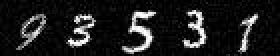
%> input picture FMAN20 Image Analysis/inl2_to_students/ocr_project/datasets/short1/im8.jpg, 140 x 28 px (shown 2 times larger)
$ octave --eval "result = im2segment(imread('../../../../../inl2_to_students/ocr_project/datasets/short1/im8.jpg'));"   (GNU Octave 9; MATLAB toolbox functions it lacks are replaced by stand-ins)
%> lines starting %> are read from the running program, lines starting %| are printed output that depends on the picture
function S = im2segment(im)
%applying gaussian filter
%im = imread('im8.jpg')


%ost = 0
imgauss = imgaussfilt(im);
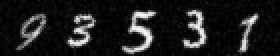
%> imgauss: size 28x140 uint8 (shown 2 times larger); min 0, max 250, mean 29.4
m = mean(imgauss);
%> m = 140 values, max 119.5 at index 101, min 3.68 at index 111, mean 29.44
mm = mean(m);
%> mm = 29.44
mcol = mean(imgauss);
%> mcol has the same summary as m
mrow = mean(imgauss,2);
%> mrow = 28 values, max 47.01 at index 9, min 5.16 at index 2, mean 29.44
mrow = mrow';
ks = double(mcol > 22);
%> ks = 140 values, max 1 at index 11, min 0 at index 1, mean 0.429
ksj = double(mrow > 11);
%> ksj = 28 values, max 1 at index 6, min 0 at index 1, mean 0.75
symd = find(ks(1,:)==1);
%> symd = 60 values from 11 to 128
syme = find(ksj(1,:)==1);
%> syme = 21 values from 6 to 26
olool = symd(end);
%> olool = 128
olooh = syme(end);
%> olooh = 26
imgauss(:,olool:end) = 0;
imgauss(olooh:end,:) = 0;
ks2 = double(mcol > 17);
%> ks2 = 140 values, max 1 at index 11, min 0 at index 1, mean 0.436
symd2 = find(ks2(1,:)==1);
%> symd2 = 61 values from 11 to 129
for out = 1:(length(symd2)-1)
    kls = symd2(out+1) - symd2(out);
    rko = round(length(im) * 0.035);
    if kls > rko
        jj = symd2(out+1) - 2;
        ksaa = symd2(out) + 2;
        imgauss(:, ksaa:jj) = 0;
    end
end
%> this loop made 60 passes
%> (kls, jj, ksaa) on passes 13, 26, 41, 52: (12, 33, 25), (16, 61, 49), (16, 91, 79), (18, 119, 105)
%> kls on passes 1 to 6: 1, 1, 1, 1, 1, 1


ss = imgauss;
chk = (zeros(1,size(ss,2)));%blank matrix
%establishing a critical value for thresholding
%two methods were used based on the average pixel intensity
if mm <= 20
    critic = mm*4;
elseif mm <= 33 && mm > 20
    critic = mm*1.8;
%> critic = 53
else
    critic = 41;
end
%thresholding process
for i=1:size(imgauss,1)
    for j=1:size(imgauss,2)
        if imgauss(i,j) >= critic
            ss(i,j) = 1;
        else
            ss(i,j) = 0;
        end
    end
end
%deleting any bright pixels on the border
%relevant for next step
ss(1,:) = 0;
ss(end,:) = 0;
ss(:,1) = 0;
ss(:,end) = 0;
%reducing 'noise' pixels without any 4-neighbors will be removed
for nn=2:(size(ss,1)-1)
    for mm=2:(size(ss,2)-1)
        if ss(nn+1,mm)== 0 && ss(nn-1,mm) == 0 && ss(nn,mm+1) == 0 && ss(nn,mm-1) == 0
            ss(nn,mm) = 0;
        end
    end
end
%check to see which columns have '1' pixels present
for c = 1:size(ss,2)
    chk(c) = any(ss(:,c));
end
%> after the loop, chk = 140 values, max 1 at index 9, min 0 at index 1, mean 0.479
%estabishing the exact column number wth 1 pixels present
symb = find(chk(1,:)==1);
%> symb = 67 values from 9 to 127
lisp = 0; %counter
syma = find(chk(1,:)==1);%size check
%> syma = 67 values from 9 to 127
symb(size(symb,2)+1) = 9999999;%increasing size for looping syntax purposes

%determining the number of segments
for k = 1:(size(syma,2))
    kmj = symb(k+1)-symb(k);
    if kmj >= 8
        lisp = lisp+1;
    end
end
%> this loop made 67 passes
%> after the loop, lisp = 5

S = cell(1,lisp); %creating the cell array space
%> S = {[], [], [], [], []}
KJJ = zeros(size(imgauss)); %blank matrix size of image to fill with segments
LL = 1;%counter
kmj= [];%variable to signify segment break
%segmentation process
for k = 1:(size(syma,2))
    kmj = symb(k+1)-symb(k);
    ff = round(length(im) * 0.025);
    if kmj <= ff
        KJJ(:,symb(k)) = ss(:,symb(k));
    else
        KJJ(:,symb(k)) = ss(:,symb(k));
        S{LL} = KJJ;
        LL = LL + 1;
        KJJ = zeros(size(imgauss));
    end
end
%> KJJ: size 28x140 double; every value is 0
%> after the loop, LL = 6; S = 5 items
for kjl = 1:length(S)
    if ((size(S{kjl},1) == 0) && (size(S{kjl},2) == 0))
        S(kjl) = [];
    end
end
%> this loop made 5 passes
end
